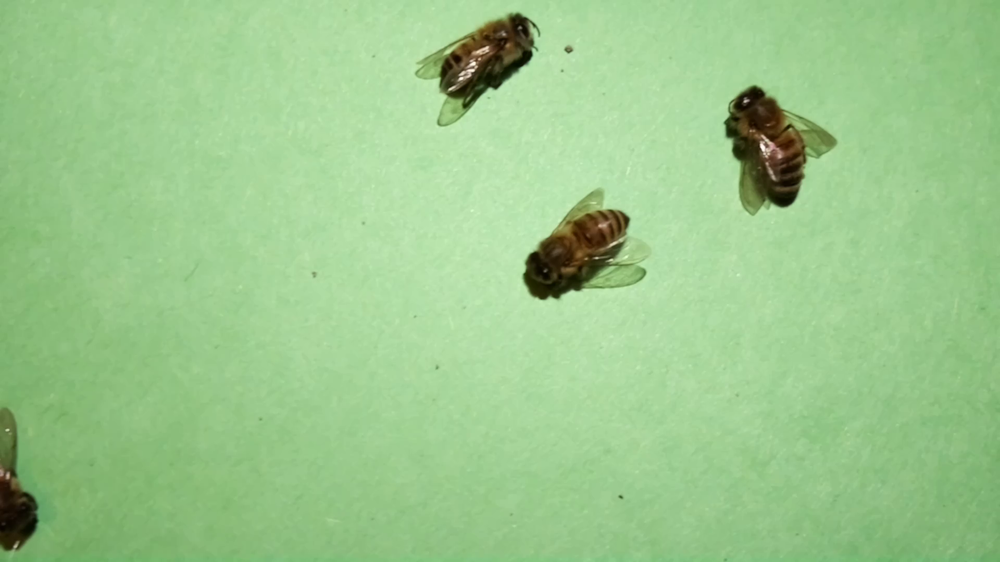
#> input picture Pictures/frame_360.png, 1000 x 562 px, shrunk from 1920 x 1080 before the run, found by its file name
$ python hsv_values.py
#> lines starting #> are read from the running program, lines starting #| are printed output that depends on the picture; after the words box and inside, x2 and y2 are one past the last pixel; in counts of white or black regions, pixels touching at a corner belong together
import cv2
import numpy as np
import matplotlib.pyplot as plt

# Load the image
# img = cv2.imread('Pictures/Mite1.jpg')
img = cv2.imread('Pictures/frame_360.png')
#> img is the input picture: shape (562, 1000, 3); mean B, G, R 140.9, 200.2, 155

# Convert the image to HSV
hsv_img = cv2.cvtColor(img, cv2.COLOR_BGR2HSV)
#> hsv_img: shape (562, 1000, 3); mean H, S, V 52.4, 79.2, 200.6

# Define the lower and upper bounds for red color in HSV
lower_red1 = np.array([0, 100, 100])
upper_red1 = np.array([10, 255, 255])

lower_red2 = np.array([160, 100, 100])
upper_red2 = np.array([179, 255, 255])

# Create masks for red color
mask = cv2.inRange(hsv_img, lower_red1, upper_red1)
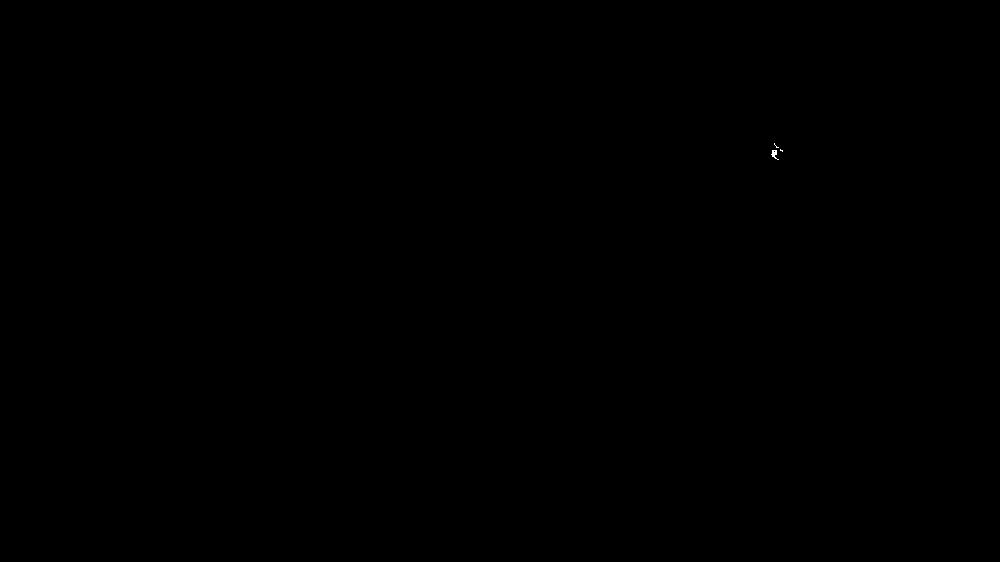
#> mask: shape (562, 1000); 0.01% white in thin lines or dots, all inside (x1, y1, x2, y2) = (771, 143, 783, 160)
# mask2 = cv2.inRange(hsv_img, lower_red2, upper_red2)

# mask = cv2.bitwise_or(mask1, mask2)

# Find contours
contours, _ = cv2.findContours(mask, cv2.RETR_EXTERNAL, cv2.CHAIN_APPROX_SIMPLE)
#> contours = 3 contours, 2 with area under 20; largest, box (x1, y1, x2, y2) and area: (771, 150, 779, 160) 24

# Draw contours on the original image
img_contours = img.copy()
cv2.drawContours(img_contours, contours, -1, (0, 255, 0), 2)
#> img_contours: shape (562, 1000, 3); 0.02% of pixels changed, all inside (x1, y1, x2, y2) = (770, 142, 784, 161)

# Convert the image from BGR to RGB for Matplotlib
img_contours_rgb = cv2.cvtColor(img_contours, cv2.COLOR_BGR2RGB)

# Display the image with contours using Matplotlib
# plt.imshow(img_contours_rgb)
# plt.axis('off')  # Turn off axis for better visualization
# plt.show()

def nothing(x):
    pass

cv2.namedWindow('image')
cv2.createTrackbar('H_min', 'image', 0, 179, nothing)
cv2.createTrackbar('H_max', 'image', 0, 179, nothing)
cv2.createTrackbar('S_min', 'image', 0, 255, nothing)
cv2.createTrackbar('S_max', 'image', 0, 255, nothing)
cv2.createTrackbar('V_min', 'image', 0, 255, nothing)
cv2.createTrackbar('V_max', 'image', 0, 255, nothing)

while True:
    h_min = cv2.getTrackbarPos('H_min', 'image')
    h_max = cv2.getTrackbarPos('H_max', 'image')
    s_min = cv2.getTrackbarPos('S_min', 'image')
    s_max = cv2.getTrackbarPos('S_max', 'image')
    v_min = cv2.getTrackbarPos('V_min', 'image')
    v_max = cv2.getTrackbarPos('V_max', 'image')

    lower = np.array([h_min, s_min, v_min])
    upper = np.array([h_max, s_max, v_max])

    mask = cv2.inRange(hsv_img, lower, upper)
#> mask: shape (562, 1000); every value is 0
    cv2.imshow('image', mask)

    if cv2.waitKey(1) & 0xFF == ord('q'):
#> (key q is pressed here)
        break

cv2.destroyAllWindows()
